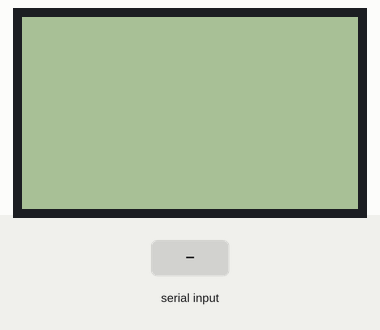
This sketch was run on a simulated Arduino Uno, built with avr-gcc and run on an emulated ATmega328P. Shown: 84×48 one-colour display. The test bench sets the inputs (shaded band).

Above: at 2.2 s.
2.3 s: "90,45\n" received over Serial
At 4.5 s:
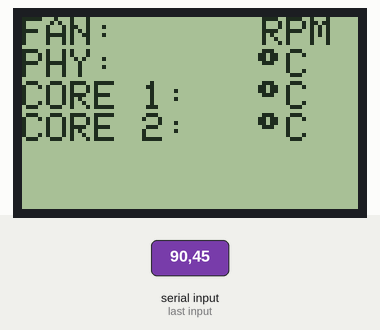
4.8 s: "1,90,45\n" received over Serial
At 7.6 s:
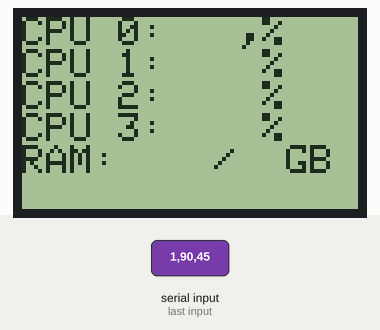
7.8 s: "90\n" received over Serial
At 10.6 s:
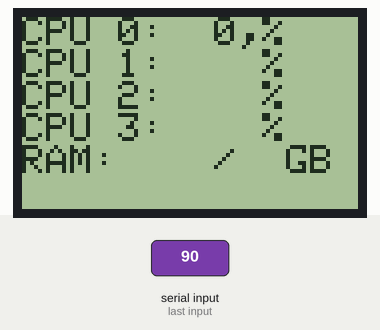
10.8 s: "200\n" received over Serial
At 12.6 s:
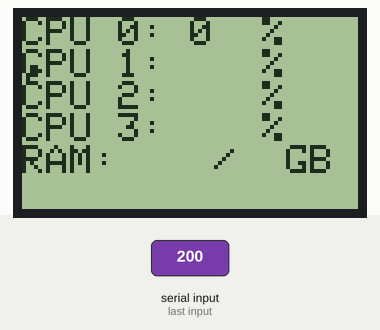
13.3 s: "30,150\n" received over Serial
At 15.4 s:
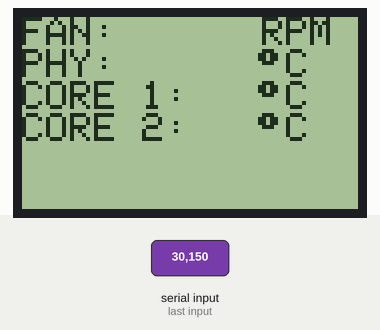
15.8 s: "1,90\n" received over Serial
At 19.3 s:
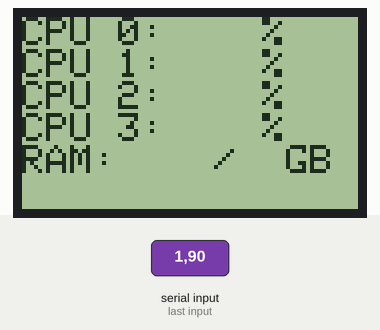
Timing chart, 0 to 19.8 s (numbered marks = the images above; inputs shaded):
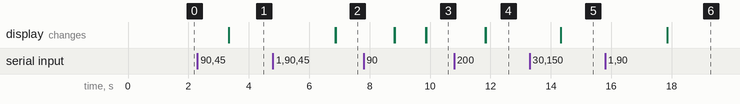

Measured:
- after the input at 2.3 s, the display: changes after 1.0 s (image 1)
- after the input at 4.8 s, the display: first changes after 2.1 s (image 2 shows a later state)
- after the input at 7.8 s, the display: first differs from a run without the input after 1.0 s (image 3)
- after the input at 10.8 s, the display: first differs from a run without the input after 1.0 s (image 4)
- after the input at 13.3 s, the display: changes after 1.0 s (image 5)
- after the input at 15.8 s, the display: changes after 2.1 s (image 6)

The sketch:

main.ino
```cpp
/* ArduLinux
* Kiara Navarro
* sophiekovalevsky@fedoraproject.org
* http://sophiekovalevsky.github.io/
*/

#include <Adafruit_GFX.h>
#include <Adafruit_PCD8544.h>

Adafruit_PCD8544 LCD = Adafruit_PCD8544(3, 4, 5, 6, 7);

#define sizeData 55

const long fivesSeconds = 5000;
long previousTime = 0;

char sentData[sizeData];

void setup() {
  Serial.begin(9600);
  LCD.begin();
  initScreen();
  LCD.setContrast(50);
}

void loop() {
  LCD.clearDisplay();
  LCD.setTextSize(1);
  LCD.setCursor(0,0);
  if (Serial.available()) {
    // Wait few seconds to receive data
    delay(10);
    Serial.readBytes(sentData, sizeData);
    // Clear buffer data
    Serial.flush();

  // Print sensor canvas
  screenSensor();

  // Print sensor data
  printMem(28,0,sentData[35],sentData[36],sentData[37],sentData[38],sentData[39]);
  printMem(29,8,sentData[40],sentData[41],sentData[42],sentData[43],sentData[44]);
  printMem(29,16,sentData[45],sentData[46],sentData[47],sentData[48],sentData[49]);
  printMem(29,24,sentData[50],sentData[51],sentData[52],sentData[53],sentData[54]);


    LCD.display();

    //LCD.clearDisplay();
    if (millis() - previousTime > fivesSeconds) {
    unsigned long start = millis();
    while (millis() - start <= fivesSeconds) {
        previousTime = millis();

      Serial.readBytes(sentData, sizeData);
      // Clear buffer data
      Serial.flush();

      // Print top canvas
      screenTop();

      // Print cpu data
      printCPUPercent(30,0,sentData[0],sentData[1],sentData[2],sentData[3],sentData[4]);
      printCPUPercent(30,8,sentData[5],sentData[6],sentData[7],sentData[8],sentData[9]);
      printCPUPercent(30,16,sentData[10],sentData[11],sentData[12],sentData[13],sentData[14]);
      printCPUPercent(30,24,sentData[15],sentData[16],sentData[17],sentData[18],sentData[19]);

      // Print memory data
      printMem(18,32,sentData[20],sentData[21],sentData[22],sentData[23],sentData[24]);
      //printMem(53,32,sentData[25],sentData[26],sentData[27],sentData[28],sentData[29]);
      printMem(36,32,sentData[30],sentData[31],sentData[32],sentData[33],sentData[34]);

      LCD.display();


    }
    }

    Serial.end();
    Serial.begin(9600);
    Serial.flush();
  }
}

void initScreen() {
  LCD.clearDisplay();
  //LCD.drawBitmap(0, 0, panamaHitek, 84, 48, BLACK);
  LCD.display();
  delay(1000);
  LCD.clearDisplay();
}

void screenTop() {
  LCD.clearDisplay();
  LCD.setTextSize(1);
  LCD.setCursor(0,0);
  LCD.println(F("CPU 0:    %\nCPU 1:    %\nCPU 2:    %\nCPU 3:    %\nRAM:    /  GB"));
  LCD.display();
}

void screenSensor() {
  LCD.clearDisplay();
  LCD.setTextSize(1);
  LCD.setCursor(0,0);
  LCD.println(F("FAN:      RPM\nPHY:       C\nCORE 1:    C\nCORE 2:    C"));
  LCD.setCursor(59,8);
  LCD.print((char)247);
  LCD.setCursor(59,16);
  LCD.print((char)247);
  LCD.setCursor(59,24);
  LCD.print((char)247);
  LCD.display();
}


void printCPUPercent(int x, int y, char cpu1, char cpu2, char cpu3, char cpu4, char cpu5) {
  char dataBuffer[] = {cpu1, cpu2, cpu3, cpu4, cpu5, '\0'};
  LCD.setTextSize(1);
  LCD.setCursor(x,y);
  int bufferInt = atoi(dataBuffer);
  if (bufferInt < 10000) {
    if (bufferInt < 1000) {
      if (bufferInt < 100) {
        if (bufferInt < 10) {
          dataBuffer[0] = ' ';
          dataBuffer[1] = ' ';
          dataBuffer[2] = ' ';
          dataBuffer[3] = ' ';
        }
        else {
          dataBuffer[0] = ' ';
          dataBuffer[1] = ' ';
          dataBuffer[2] = ' ';
        }
      }
      else {
        dataBuffer[0] = ' ';
        dataBuffer[1] = ' ';
      }
    }
    else {
      dataBuffer[0] = ' ';
    }
  }
  LCD.println(dataBuffer);
}

void printMem(int x, int y, char mem1, char mem2, char mem3, char mem4, char mem5) {
  char dataBuffer[] = {mem1, mem2, mem3, mem4, mem5, '\0'};
  LCD.setTextSize(1);
  LCD.setCursor(x,y);
  int bufferInt = atoi(dataBuffer);
  if (bufferInt < 10000) {
    if (bufferInt < 1000) {
      if (bufferInt < 100) {
        if (bufferInt < 10) {
          dataBuffer[0] = ' ';
          dataBuffer[1] = ' ';
          dataBuffer[2] = ' ';
          dataBuffer[3] = ' ';
        }
        else {
          dataBuffer[0] = ' ';
          dataBuffer[1] = ' ';
          dataBuffer[2] = ' ';
        }
      }
      else {
        dataBuffer[0] = ' ';
        dataBuffer[1] = ' ';
      }
    }
    else {
      dataBuffer[0] = ' ';
    }
  }
  LCD.println(dataBuffer);
}
```
